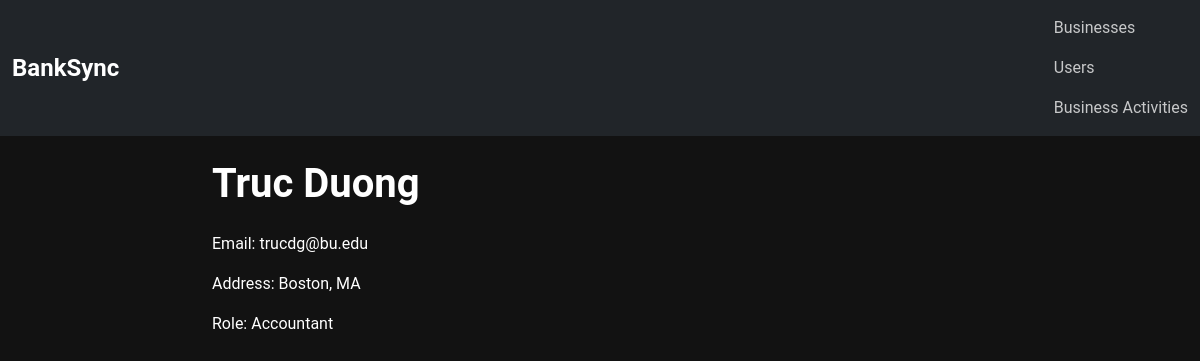
Page /bankrec/persons/1/ on the committed database.
### bankrec/models.py (models this page shows, shortened)
class Person(models.Model):
    ROLES = [("individual", "Individual"), ("accountant", "Accountant")]
    first_name = models.CharField(max_length=100)
    last_name = models.CharField(max_length=100)
    email = models.EmailField(blank=True, null=True)
    address = models.TextField()
    role = models.CharField(max_length=20, choices=ROLES)

### bankrec/views.py (the view)
# urls.py: path("persons/<int:pk>/", PersonDetailView.as_view(), name="person_detail"),
class PersonDetailView(DetailView):
    model = Person
    template_name = "bankrec/person_detail.html"
    context_object_name = "person"

### bankrec/templates/bankrec/person_detail.html (shortened to what this page needs)
{% extends "bankrec/base.html" %}
{% block content %}
<h1>{{ person.first_name }} {{ person.last_name }}</h1>
<p>Email: {{ person.email }}</p>
<p>Address: {{ person.address }}</p>
<p>Role: {{ person.get_role_display }}</p>
{% endblock %}

### static/styles.css (style rules this page uses)
body { background-color: #121212; color: #ffffff; font-family: 'Roboto', sans-serif; margin: 0; padding: 0; }
h1 { color: #ffffff; font-weight: 700; margin-bottom: 1.5rem; }

### rows in the picture
Person: first_name "Truc", last_name "Duong", email "trucdg@bu.edu", address "Boston, MA", role "Accountant"
